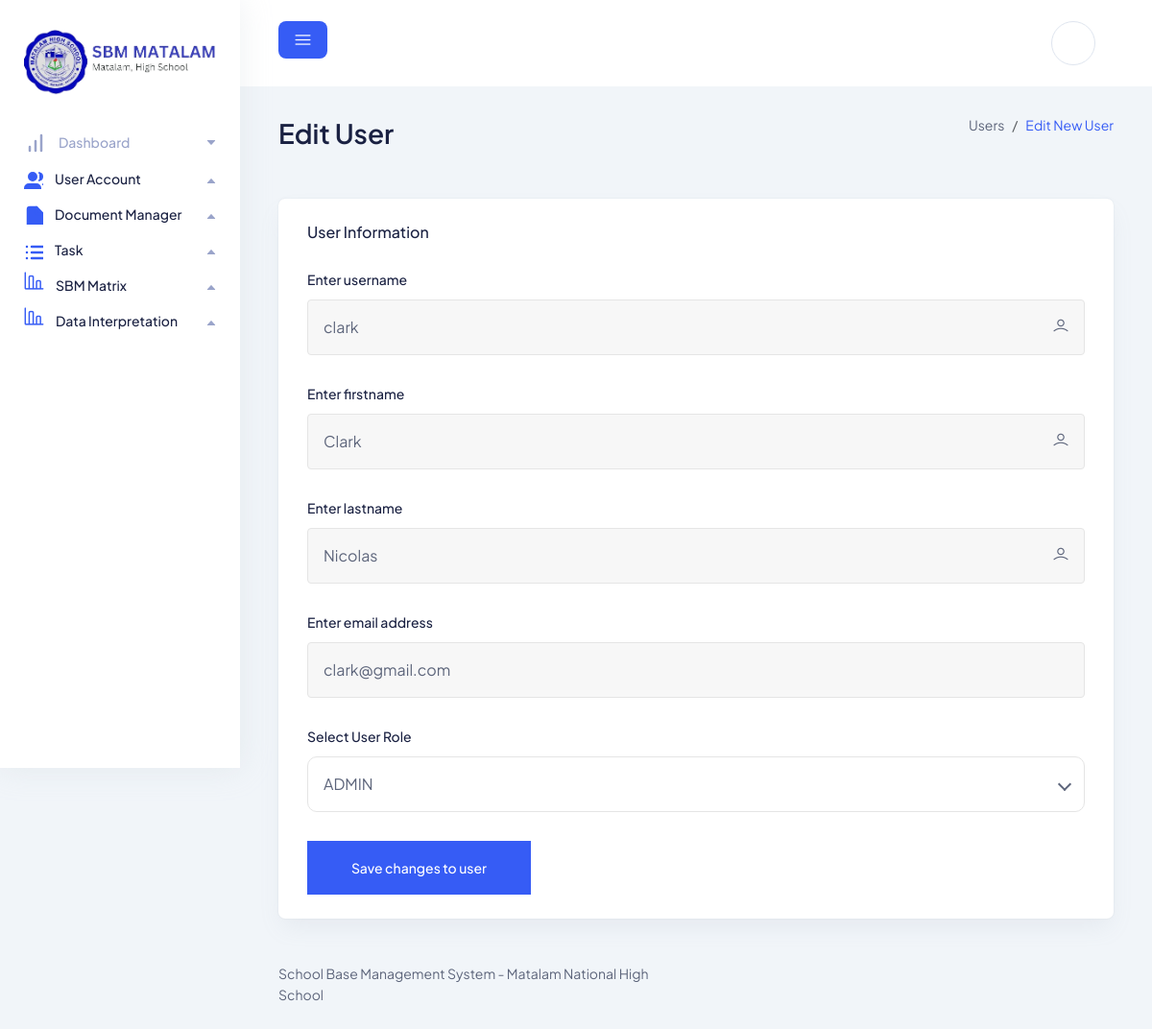
Page /users/edit/1 on the committed database.
### authentication/models.py (models this page shows, shortened)
class User(AbstractUser):
    class Role(models.TextChoices):
        ADMIN_USER = "ADMIN",'ADMIN'
        CHAIRPERSON = "CHAIRPERSON",'CHAIRPERSON'
        MEMBER = "MEMBER",'MEMBER'
        KPI = "KPI TEAM",'KPI TEAM'
        SBM_COORDINATOR = "SBM COORDINATOR",'SBM COORDINATOR'
    BASE_ROLE = Role.ADMIN_USER
    user_gender  = models.CharField(choices=(('1','Male'),('2','Female')),max_length=255,null=True,default="",blank=True)
    user_mobile  = models.CharField(max_length=150,help_text="Enter your mobile number",null=True,blank=True)
    user_profile = models.FileField(upload_to="profile/",null=True,blank=True,default="profile/default.jpg")
    user_role    = models.CharField(choices=Role.choices,max_length=30,default=BASE_ROLE)
    middle_name  = models.CharField(max_length=50,null=True,blank=True)
    class Meta:
        verbose_name = "User"
        verbose_name_plural = "Users"

### app/myviews/users.py (the view, shortened to what this page needs)
# urls.py: path('users/edit/<int:id>', EditUserView.as_view(), name='edituser'),
class EditUserView(UpdateView):
    model = User
    form_class = UpdateUserForm
    success_url = reverse_lazy('edituser')
    pk_url_kwarg = 'id'
    template_name = 'form_templates/edit_user.html'

### app/forms.py
class UpdateUserForm(UserChangeForm):
    def __init__(self, *args,**kwargs):
        super(UpdateUserForm,self).__init__(*args,**kwargs)
        self.fields['username'].required = True
        self.fields['email'].required = True
        self.fields['first_name'].required = True
        self.fields['last_name'].required = True
        self.fields['user_role'].required = True
        self.fields['username'].label = "Enter username"
        self.fields['email'].label = "Enter email address"
        self.fields['first_name'].label = "Enter firstname"
        self.fields['last_name'].label = "Enter lastname"
        self.fields['user_role'].label = "Select User Role"
        self.fields['username'].widget.attrs.update({'placeholder': 'Username'})
        self.fields['email'].widget.attrs.update({'placeholder': 'Email address'})
        self.fields['first_name'].widget.attrs.update({'placeholder': 'Firstname'})
        self.fields['last_name'].widget.attrs.update({'placeholder': 'Lastname'})
    class Meta:
        model = get_user_model()
        fields = ("username","email","first_name","last_name","user_role")

### app/templates/form_templates/edit_user.html (shortened to what this page needs)
{% extends './_forms.html' %}
{% load static %}
{% block page_header_name %}
Edit User
{% endblock %}
{% block form_header %}User Information{% endblock %}
{% block page_nav %}
<ol class="breadcrumb">
  <li class="breadcrumb-item">
    <a href="#0">Users</a>
  </li>
  <li class="breadcrumb-item active" aria-current="page">
    Edit New User
  </li>
</ol>
{% endblock %}
{% block form %}
<form method="post">
  <div class="input-style-2">
    <label id="{{ form.username.id_for_label }}">{{ form.username.label }}</label>
    {{ form.username }}
    <span class="icon"> <i class="lni lni-user"></i> </span>
  </div>
  <div class="input-style-2">
    <label id="{{ form.first_name.id_for_label }}">{{ form.first_name.label }}</label>
    {{ form.first_name }}
    <span class="icon"> <i class="lni lni-user"></i> </span>
  </div>
  <div class="input-style-2">
    <label id="{{ form.last_name.id_for_label }}">{{ form.last_name.label }}</label>
    {{ form.last_name }}
    <span class="icon"> <i class="lni lni-user"></i> </span>
  </div>
  <div class="input-style-2">
    <label id="{{ form.email.id_for_label }}">{{ form.email.label }}</label>
    {{ form.email }}
    <span class="icon">  </span>
  </div>
  <div class="select-style-1">
    <label id="{{ form.user_role.id_for_label }}">{{ form.user_role.label }}</label>
    <div class="select-position">
      {{ form.user_role }}
    </div>
  </div>
  <button type="submit" class="main-btn primary-btn square-btn btn-hover">Save changes to user</button>
</form>
{% endblock %}

### static/assets/css/fullcalendar.css (style rules this page uses)
:root { --fc-daygrid-event-dot-width:8px;--fc-list-event-dot-width:10px;--fc-list-event-hover-bg-color:#f5f5f5 }

### rows in the picture
User: username "clark", first_name "Clark", last_name "Nicolas", email "clark@gmail.com", user_role "ADMIN"
